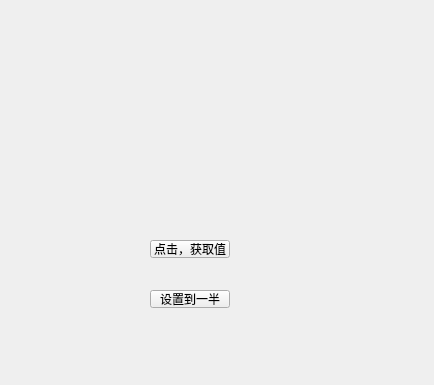
<?xml version="1.0" encoding="UTF-8"?>
<ui version="4.0">
 <class>Widget</class>
 <widget class="QWidget" name="Widget">
  <property name="geometry">
   <rect>
    <x>0</x>
    <y>0</y>
    <width>434</width>
    <height>385</height>
   </rect>
  </property>
  <property name="windowTitle">
   <string>Widget</string>
  </property>
  <widget class="SmallWidget" name="widget" native="true">
   <property name="geometry">
    <rect>
     <x>50</x>
     <y>130</y>
     <width>341</width>
     <height>80</height>
    </rect>
   </property>
  </widget>
  <widget class="QPushButton" name="pushButton">
   <property name="geometry">
    <rect>
     <x>150</x>
     <y>240</y>
     <width>80</width>
     <height>18</height>
    </rect>
   </property>
   <property name="text">
    <string>点击，获取值</string>
   </property>
  </widget>
  <widget class="QPushButton" name="pushButton_2">
   <property name="geometry">
    <rect>
     <x>150</x>
     <y>290</y>
     <width>80</width>
     <height>18</height>
    </rect>
   </property>
   <property name="text">
    <string>设置到一半</string>
   </property>
  </widget>
 </widget>
 <customwidgets>
  <customwidget>
   <class>SmallWidget</class>
   <extends>QWidget</extends>
   <header>smallwidget.h</header>
   <container>1</container>
  </customwidget>
 </customwidgets>
 <resources/>
 <connections/>
</ui>
